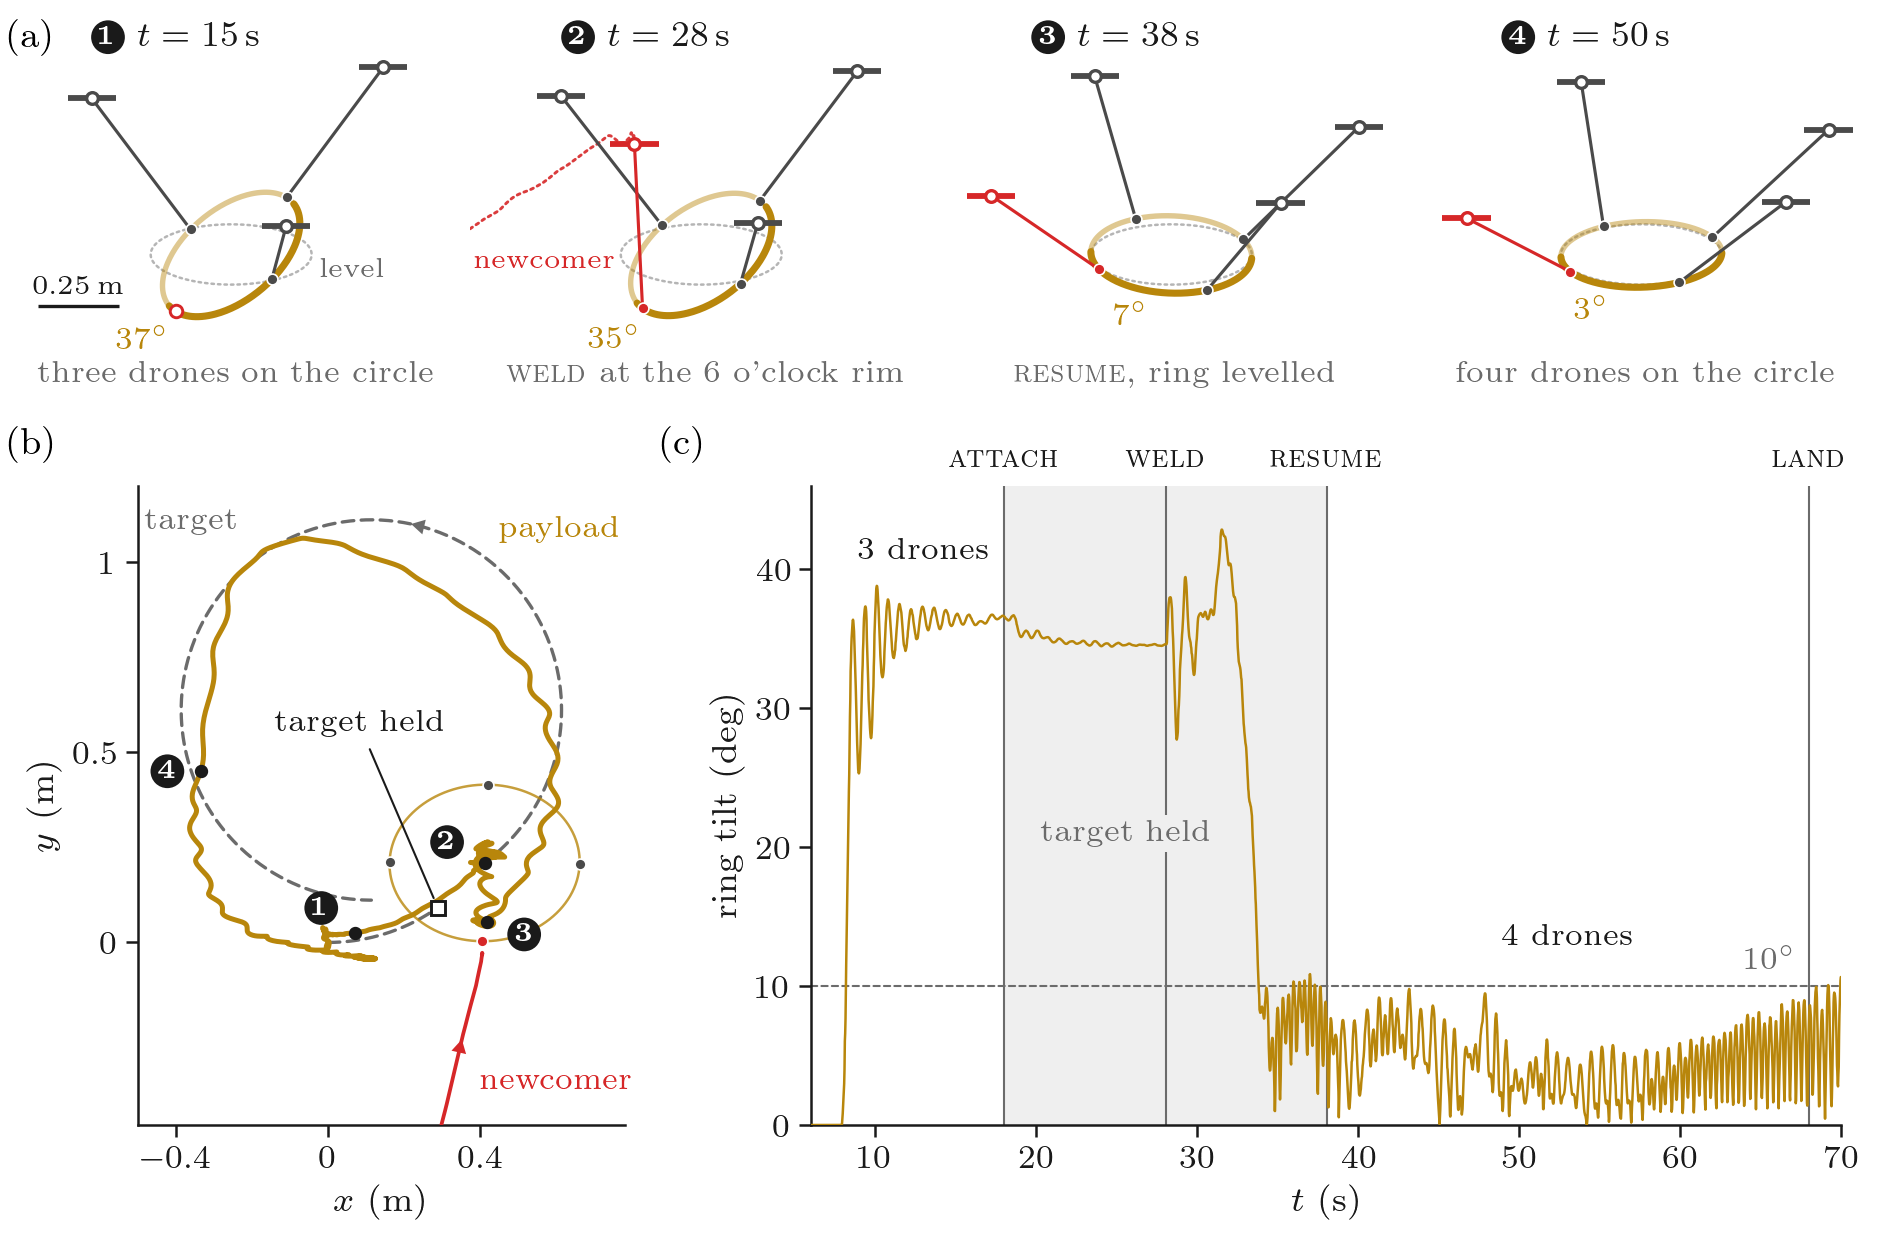

Write Python code to recreate this figure.
#!/usr/bin/env python3
"""
Attach during a circle (Gazebo run R0209) as one thesis figure.

    python3 storyboard.py            # -> storyboard.pdf / storyboard.png next to this file

(a) four snapshots of the fleet drawn from the logged poses (ring pose from the payload
    quaternion, rods from the rim attach points to the logged drone positions), one
    fixed oblique camera, one scale;
(b) plan view: payload target, payload, and the newcomer's approach to the 6 o'clock rim;
(c) ring tilt against time with the target-held interval and the events.

Everything drawn comes from the run directory: run.csv, events.csv, the hold length from
launch.log, ring radius and attach azimuths from the run's manifest and params.json.
"""
import csv
import glob
import json
import os
import re

import numpy as np
import matplotlib
matplotlib.use('Agg')
import matplotlib.pyplot as plt                                        # noqa: E402
from matplotlib.patches import FancyArrowPatch                        # noqa: E402
from matplotlib.ticker import FormatStrFormatter                      # noqa: E402

RUN = '/home/wesley/multi_drone_control/results_archive/R0209_sim_gz_attach_circle_n3_fast'
OUT = os.path.dirname(os.path.abspath(__file__))
RUN_ID = 'R0209'

# thesis/main.tex: article 12 pt, A4, 1 in margins -> \textwidth = 452.97 pt
TEXTWIDTH = 452.97 / 72.27

INK = '#1a1a1a'
MUTED = '#6b6b6b'
FAINT = '#b5b5b5'
PAYLOAD = '#b8860b'          # the thesis payload colour (plot_style.PAYLOAD_LINE)
NEWCOMER = '#d62728'         # drone 3 in RViz and in every other thesis figure
CARRIER = '#4a4a4a'
HELD = '#efefef'

SNAPSHOTS = (15.0, None, None, 50.0)   # WELD and RESUME are filled in from the log
CAM_AZ, CAM_EL = -30.0, 22.0


# ── data ──────────────────────────────────────────────────────────────────────

def load():
    rows = list(csv.DictReader(open(os.path.join(RUN, 'logs', 'run.csv'))))

    def col(k):
        return np.array([float(r[k]) if r.get(k) not in (None, '', 'nan') else np.nan
                         for r in rows])

    d = {k: col(k) for k in rows[0] if k != 'step'}
    ev = {}
    for line in open(os.path.join(RUN, 'logs', 'events.csv')):
        p = line.strip().split(',')
        if p and p[0] and p[0] != 'sim_time':
            ev.setdefault(p[1], float(p[0]))
    hold = None
    for line in open(os.path.join(RUN, 'logs', 'launch.log')):
        m = re.search(r'trajectory held ([0-9.]+) s for the reconfiguration', line)
        if m:
            hold = float(m.group(1))
            break
    la = json.load(open(os.path.join(RUN, 'manifest.json')))['launch_args']
    params = json.load(open(glob.glob(os.path.join(
        RUN, 'logs', 'controller_quad_load', 'dissipative_controller_*', 'params.json'))[0]))
    geom = dict(
        r_ring=float(params['attach_radius']),
        az=[float(a) for a in str(la['attach_azimuths_deg']).split(',')],
        az_new=float(np.degrees(np.arctan2(la['attach_y_offset'], la['attach_x_offset']))) % 360,
        n_carriers=int(la['num_drones']),
    )
    return d, ev, hold, geom


def rotation(qw, qx, qy, qz):
    return np.array([
        [1 - 2 * (qy * qy + qz * qz), 2 * (qx * qy - qw * qz), 2 * (qx * qz + qw * qy)],
        [2 * (qx * qy + qw * qz), 1 - 2 * (qx * qx + qz * qz), 2 * (qy * qz - qw * qx)],
        [2 * (qx * qz - qw * qy), 2 * (qy * qz + qw * qx), 1 - 2 * (qx * qx + qy * qy)]])


def idx(d, t):
    return int(np.nanargmin(np.abs(d['t'] - t)))


# ── style ─────────────────────────────────────────────────────────────────────

def style():
    plt.rcParams.update(plt.rcParamsDefault)
    plt.rcParams.update({
        'text.usetex': True,
        'text.latex.preamble': r'\usepackage{amsmath}',
        'font.family': 'serif',
        'font.size': 8.5,
        'axes.labelsize': 8.5,
        'xtick.labelsize': 8,
        'ytick.labelsize': 8,
        'axes.linewidth': 0.6,
        'axes.edgecolor': INK,
        'axes.labelcolor': INK,
        'xtick.color': INK,
        'ytick.color': INK,
        'axes.spines.top': False,
        'axes.spines.right': False,
        'xtick.direction': 'out',
        'ytick.direction': 'out',
        'xtick.major.size': 2.8,
        'ytick.major.size': 2.8,
        'xtick.major.width': 0.6,
        'ytick.major.width': 0.6,
        'xtick.major.pad': 2,
        'ytick.major.pad': 2,
        'axes.labelpad': 2.5,
        'lines.solid_capstyle': 'round',
        'lines.dash_capstyle': 'round',
        'savefig.dpi': 300,
        'pdf.fonttype': 42,
    })


def tag(ax, x, y, n, coords='data', dx=0, dy=0, size=6.5):
    """The small numbered disc that ties a snapshot in (a) to a place in (b) and (c)."""
    ax.annotate(rf'\textbf{{{n}}}', (x, y), xycoords=coords, xytext=(dx, dy),
                textcoords='offset points', ha='center', va='center', fontsize=size,
                color='white', zorder=20,
                bbox=dict(boxstyle='circle,pad=0.18', fc=INK, ec='none'))


def axes_in(fig, x, y, w, h):
    W, H = fig.get_size_inches()
    return fig.add_axes([x / W, y / H, w / W, h / H])


# ── (a) snapshots ─────────────────────────────────────────────────────────────

class Camera:
    """Orthographic camera at azimuth `az` and elevation `el` (deg), looking at the ring."""

    def __init__(self, az, el):
        a, e = np.radians(az), np.radians(el)
        self.c = np.array([np.cos(e) * np.cos(a), np.cos(e) * np.sin(a), np.sin(e)])
        self.r = np.array([-np.sin(a), np.cos(a), 0.0])
        self.u = np.cross(self.c, self.r)

    def __call__(self, p):
        p = np.atleast_2d(p)
        return p @ self.r, p @ self.u, p @ self.c      # screen x, screen y, depth


def scene(d, geom, t):
    """World geometry at time t, relative to the ring centre."""
    i = idx(d, t)
    p = np.array([d['payload_x'][i], d['payload_y'][i], d['payload_z'][i]])
    R = rotation(d['payload_qw'][i], d['payload_qx'][i], d['payload_qy'][i], d['payload_qz'][i])
    th = np.linspace(0, 2 * np.pi, 241)
    rr = geom['r_ring']
    ring = (R @ np.vstack([rr * np.cos(th), rr * np.sin(th), 0 * th])).T
    level = np.vstack([rr * np.cos(th), rr * np.sin(th), 0 * th]).T
    drones = []
    azs = geom['az'] + [geom['az_new']]
    for k, az in enumerate(azs):
        attached = k < geom['n_carriers'] or d[f'd{k}_attached'][i] > 0.5
        dk = np.array([d[f'd{k}_x'][i], d[f'd{k}_y'][i], d[f'd{k}_z'][i]]) - p
        a = R @ np.array([rr * np.cos(np.radians(az)), rr * np.sin(np.radians(az)), 0.0])
        new = k >= geom['n_carriers']
        drones.append(dict(k=k, pos=dk, anchor=a, attached=attached, newcomer=new,
                           colour=NEWCOMER if new else CARRIER))
    return dict(i=i, t=d['t'][i], p=p, ring=ring, level=level, drones=drones,
                tilt=d['payload_tilt_deg'][i])


def draw_scene(ax, sc, cam, trail=None):
    # the level ring through the same centre: the gap between it and the ring is the tilt
    lx, ly, _ = cam(sc['level'])
    ax.plot(lx, ly, color=FAINT, lw=0.6, ls=(0, (1, 1.6)), zorder=1)

    x, y, z = cam(sc['ring'])
    back = np.where(z < 0, y, np.nan)
    front = np.where(z >= 0, y, np.nan)
    ax.plot(x, back, color=PAYLOAD, lw=1.3, alpha=0.45, zorder=2)
    ax.plot(x, front, color=PAYLOAD, lw=1.7, zorder=6)

    if trail is not None:
        tx, ty, _ = cam(trail)
        ax.plot(tx, ty, color=NEWCOMER, lw=0.7, ls=(0, (1, 1.5)), alpha=0.9, zorder=3)

    arm = 0.075
    for dr in sc['drones']:
        px, py, pz = (v[0] for v in cam(dr['pos']))
        if dr['attached']:
            ax_, ay_, az_ = (v[0] for v in cam(dr['anchor']))
            zo = 4 if (az_ + pz) < 0 else 7
            ax.plot([ax_, px], [ay_, py], color=dr['colour'], lw=0.75, zorder=zo)
            ax.plot(ax_, ay_, 'o', ms=2.6, mfc=dr['colour'], mec='white', mew=0.4, zorder=zo + 0.5)
        elif dr['newcomer']:
            # the reserved slot the newcomer will take, still empty
            ax_, ay_, az_ = (v[0] for v in cam(dr['anchor']))
            ax.plot(ax_, ay_, 'o', ms=3.0, mfc='white', mec=dr['colour'], mew=0.7, zorder=7)
            continue
        zo = 5 if pz < 0 else 8
        # quadrotor seen from the side: arms as a short bar, hub as a dot
        ax.plot([px - arm, px + arm], [py, py], color=dr['colour'], lw=1.4,
                solid_capstyle='butt', zorder=zo)
        ax.plot(px, py, 'o', ms=2.8, mfc='white', mec=dr['colour'], mew=0.8, zorder=zo + 0.1)


def extents(scenes, cam):
    pts = []
    for sc in scenes:
        x, y, _ = cam(sc['ring'])
        pts += list(zip(x, y))
        for dr in sc['drones']:
            if dr['attached']:
                px, py, _ = cam(dr['pos'])
                pts.append((px[0], py[0]))
    pts = np.array(pts)
    return pts[:, 0].min(), pts[:, 0].max(), pts[:, 1].min(), pts[:, 1].max()


# ── figure ────────────────────────────────────────────────────────────────────

def main():
    d, ev, hold, geom = load()
    style()
    t = d['t']
    t_to, t_att, t_weld, t_land = ev['TAKEOFF'], ev['MAGNET'], ev['WELD'], ev['LAND']
    t_res = t_weld + hold
    nw = f"d{geom['n_carriers']}_"                                     # the newcomer's columns
    t_weld_row = t[np.argmax((t >= t_weld) & (d[nw + 'attached'] > 0.5))]
    snaps = [SNAPSHOTS[0], t_weld_row, t_res, SNAPSHOTS[3]]

    W, H = TEXTWIDTH, 4.15
    fig = plt.figure(figsize=(W, H))

    # (a) ------------------------------------------------------------------------
    cam = Camera(az=CAM_AZ, el=CAM_EL)
    scenes = [scene(d, geom, ts) for ts in snaps]
    # the newcomer's last seconds before the weld, to show where it came from
    tr = (t >= t_weld - 5.5) & (t <= t_weld)
    trail = np.vstack([d[nw + 'x'][tr], d[nw + 'y'][tr], d[nw + 'z'][tr]]).T - scenes[1]['p']

    x0, x1, y0, y1 = extents(scenes, cam)
    pad = 0.06
    x0, x1, y0, y1 = x0 - pad, x1 + pad, y0 - pad, y1 + pad
    top_h = 1.30
    fw = W / 4
    scale = min(fw / (x1 - x0), (top_h - 0.34) / (y1 - y0))     # inches per metre
    ybase = H - top_h - 0.02
    labels = ('three drones on the circle', r"\textsc{weld} at the 6 o'clock rim",
              r'\textsc{resume}, ring levelled', 'four drones on the circle')
    for j, (sc, lab) in enumerate(zip(scenes, labels)):
        ax = axes_in(fig, j * fw, ybase, fw, top_h)
        ax.set_axis_off()
        cx = 0.5 * (x0 + x1)
        half_w = 0.5 * fw / scale
        # scene sits between a header line and a footer line
        ax.set_xlim(cx - half_w, cx + half_w)
        ylo = y0 - 0.20 / scale
        ax.set_ylim(ylo, ylo + top_h / scale)
        draw_scene(ax, sc, cam, trail=trail if j == 1 else None)
        if j == 1:
            tx, ty, _ = cam(trail)
            k = int(np.argmin(tx))
            ax.annotate('newcomer', (tx[k], ty[k]), xytext=(1, -5), textcoords='offset points',
                        ha='left', va='top', fontsize=6.5, color=NEWCOMER)
        hx = 0.36 / fw
        tag(ax, hx, 0.92, j + 1, coords='axes fraction')
        ax.annotate(rf'$t = {sc["t"]:.0f}$\,s', (hx, 0.92), xycoords='axes fraction',
                    xytext=(7, 0), textcoords='offset points', ha='left', va='center',
                    fontsize=8.5, color=INK)
        ax.text(0.5, 0.02, lab, transform=ax.transAxes, ha='center', va='bottom',
                fontsize=7.5, color=MUTED)
        # tilt, written beside the low side of the ring
        rx, ry, _ = cam(sc['ring'])
        k = int(np.argmin(ry))
        ax.annotate(rf'${sc["tilt"]:.0f}^\circ$', (rx[k], ry[k]), xytext=(-7, -2.5),
                    textcoords='offset points', ha='right', va='top', fontsize=7.5,
                    color=PAYLOAD)
    fig.text(0.004, (ybase + 0.92 * top_h) / H, '(a)', ha='left', va='center', fontsize=9)

    # 0.25 m scale bar under the first frame, and a name for the dotted ellipse
    ax0 = fig.axes[0]
    lx, ly, _ = cam(scenes[0]['level'])
    k = int(np.argmax(lx))
    ax0.annotate('level', (lx[k], ly[k]), xytext=(2, -1), textcoords='offset points',
                 ha='left', va='top', fontsize=6.5, color=MUTED)
    xb = x0 + 0.02
    yb = ax0.get_ylim()[0] + 0.30 / scale
    ax0.plot([xb, xb + 0.25], [yb, yb], color=INK, lw=0.8, solid_capstyle='butt')
    ax0.text(xb + 0.125, yb + 0.02, r'0.25\,m', ha='center', va='bottom', fontsize=6.5,
             color=INK)

    # (b) plan view ----------------------------------------------------------------
    bot, bh = 0.40, H - top_h - 0.02 - 0.40 - 0.30
    xl, yl = (-0.50, 0.78), (-0.48, 1.20)
    bw = bh * (xl[1] - xl[0]) / (yl[1] - yl[0])
    axb = axes_in(fig, 0.46, bot, bw, bh)
    fly = (t >= t_to) & (t <= t_land)
    # at the weld the held target is re-anchored to where the ring is: a jump, not a path
    rx, ry = d['payload_ref_x'][fly].copy(), d['payload_ref_y'][fly].copy()
    jump = np.r_[False, np.hypot(np.diff(rx), np.diff(ry)) > 0.05]
    rx[jump], ry[jump] = np.nan, np.nan
    axb.plot(rx, ry, color=MUTED, lw=0.8, ls=(0, (3.5, 2.2)), zorder=2)
    axb.plot(d['payload_x'][fly], d['payload_y'][fly], color=PAYLOAD, lw=1.2, zorder=3)
    app = (t >= t_att) & (t <= t_weld)
    axb.plot(d[nw + 'x'][app], d[nw + 'y'][app], color=NEWCOMER, lw=0.9, zorder=4)
    # arrowhead on the newcomer's approach
    ka = np.where(app)[0]
    k1 = ka[int(0.62 * len(ka))]
    axb.add_patch(FancyArrowPatch((d[nw + 'x'][k1 - 8], d[nw + 'y'][k1 - 8]), (d[nw + 'x'][k1], d[nw + 'y'][k1]),
                                  arrowstyle='-|>,head_length=3.2,head_width=1.8', lw=0,
                                  color=NEWCOMER, zorder=4, mutation_scale=1))
    # ring and its four anchors at the weld, in plan
    sw = scenes[1]
    axb.plot(sw['p'][0] + sw['ring'][:, 0], sw['p'][1] + sw['ring'][:, 1], color=PAYLOAD,
             lw=0.6, alpha=0.8, zorder=3)
    for dr in sw['drones']:
        a = sw['p'] + dr['anchor']
        axb.plot(a[0], a[1], 'o', ms=2.6, mfc=dr['colour'], mec='white', mew=0.4, zorder=5)
    # frozen target
    kh = idx(d, t_att + 0.5)
    axb.plot(d['payload_ref_x'][kh], d['payload_ref_y'][kh], 's', ms=3.2, mfc='white',
             mec=INK, mew=0.7, zorder=6)
    axb.annotate(r'target held', (d['payload_ref_x'][kh], d['payload_ref_y'][kh]),
                 xytext=(0.08, 0.54), textcoords='data', fontsize=7.5, color=INK,
                 ha='center', va='bottom',
                 arrowprops=dict(arrowstyle='-', lw=0.5, color=INK, shrinkA=1, shrinkB=2.5))
    # direction of travel on the circle
    kd = idx(d, 45.0)
    axb.add_patch(FancyArrowPatch((d['payload_ref_x'][kd - 3], d['payload_ref_y'][kd - 3]),
                                  (d['payload_ref_x'][kd], d['payload_ref_y'][kd]),
                                  arrowstyle='-|>,head_length=3.2,head_width=1.8', lw=0,
                                  color=MUTED, zorder=2, mutation_scale=1))
    for j, ts in enumerate(snaps):
        k = idx(d, ts)
        axb.plot(d['payload_x'][k], d['payload_y'][k], 'o', ms=2.2, color=INK, zorder=7)
    for j, off in enumerate([(-8, 6), (-9, 5), (9, -3), (-8, 0)]):
        k = idx(d, snaps[j])
        tag(axb, d['payload_x'][k], d['payload_y'][k], j + 1, dx=off[0], dy=off[1])
    axb.text(-0.24, 1.07, 'target', fontsize=7.5, color=MUTED, ha='right', va='bottom')
    axb.text(0.45, 1.05, 'payload', fontsize=7.5, color=PAYLOAD, ha='left', va='bottom')
    axb.text(0.40, -0.40, 'newcomer', fontsize=7.5, color=NEWCOMER, ha='left', va='bottom')
    axb.set_xlim(*xl)
    axb.set_ylim(*yl)
    axb.set_aspect('equal', adjustable='box')
    axb.set_xticks([-0.4, 0, 0.4])
    axb.set_yticks([0, 0.5, 1.0])
    for a_ in (axb.xaxis, axb.yaxis):
        a_.set_major_formatter(FormatStrFormatter('$%g$'))
    axb.set_xlabel(r'$x$ (m)')
    axb.set_ylabel(r'$y$ (m)')
    fig.text(0.004, (bot + bh + 0.20) / H, '(b)', ha='left', va='top', fontsize=9)

    # (c) tilt ------------------------------------------------------------------------
    cx0 = 0.46 + bw + 0.62
    axc = axes_in(fig, cx0, bot, W - cx0 - 0.13, bh)
    tl = (t >= t_to) & (t <= t_land + 2)
    axc.axvspan(t_att, t_res, color=HELD, lw=0, zorder=0)
    axc.axhline(10, color=MUTED, lw=0.5, ls=(0, (3, 2)), zorder=1)
    axc.plot(t[tl], d['payload_tilt_deg'][tl], color=PAYLOAD, lw=0.6, zorder=3)
    for name, te in ((r'\textsc{attach}', t_att), (r'\textsc{weld}', t_weld),
                     (r'\textsc{resume}', t_res), (r'\textsc{land}', t_land)):
        axc.axvline(te, color=MUTED, lw=0.5, zorder=2)
        axc.text(te, 1.02, name, transform=axc.get_xaxis_transform(), ha='center',
                 va='bottom', fontsize=7.5, color=INK)
    axc.text(t_att + 7.5, 21, 'target held', ha='center', va='center', fontsize=7.5,
             color=MUTED, zorder=2.5,
             bbox=dict(boxstyle='square,pad=0.15', fc=HELD, ec='none'))
    axc.text(t_land - 0.8, 10.8, r'$10^\circ$', ha='right', va='bottom', fontsize=7.5,
             color=MUTED)
    axc.text(13, 40.3, '3 drones', ha='center', va='bottom', fontsize=7.5, color=INK)
    axc.text(53, 12.5, '4 drones', ha='center', va='bottom', fontsize=7.5, color=INK)
    axc.set_xlim(t_to, t_land + 2)
    axc.set_ylim(0, 46)
    axc.set_yticks([0, 10, 20, 30, 40])
    axc.set_xlabel(r'$t$ (s)')
    axc.set_ylabel(r'ring tilt (deg)')
    fig.text((cx0 - 0.50) / W, (bot + bh + 0.20) / H, '(c)', ha='left', va='top', fontsize=9)

    fig.savefig(os.path.join(OUT, 'storyboard.pdf'))
    fig.savefig(os.path.join(OUT, 'storyboard.png'), dpi=300)
    print('wrote', os.path.join(OUT, 'storyboard.pdf'))


if __name__ == '__main__':
    main()
